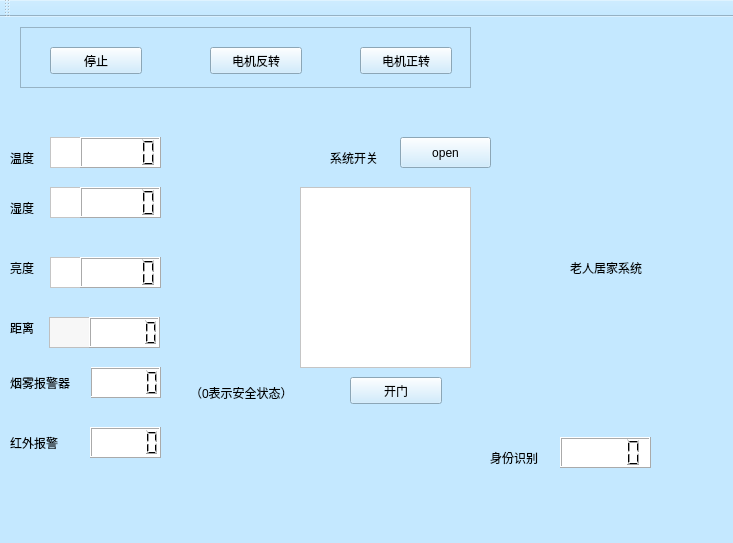
<?xml version="1.0" encoding="UTF-8"?>
<ui version="4.0">
 <class>MainWindow</class>
 <widget class="QMainWindow" name="MainWindow">
  <property name="geometry">
   <rect>
    <x>0</x>
    <y>0</y>
    <width>733</width>
    <height>543</height>
   </rect>
  </property>
  <property name="windowTitle">
   <string>MainWindow</string>
  </property>
  <property name="styleSheet">
   <string notr="true">background-color: rgb(196, 232, 255);</string>
  </property>
  <widget class="QWidget" name="centralWidget">
   <widget class="QFrame" name="frame">
    <property name="geometry">
     <rect>
      <x>20</x>
      <y>10</y>
      <width>451</width>
      <height>61</height>
     </rect>
    </property>
    <property name="frameShape">
     <enum>QFrame::StyledPanel</enum>
    </property>
    <property name="frameShadow">
     <enum>QFrame::Raised</enum>
    </property>
    <widget class="QPushButton" name="motor_for_click">
     <property name="geometry">
      <rect>
       <x>340</x>
       <y>20</y>
       <width>92</width>
       <height>27</height>
      </rect>
     </property>
     <property name="text">
      <string>电机正转</string>
     </property>
    </widget>
    <widget class="QPushButton" name="motor_back_click">
     <property name="geometry">
      <rect>
       <x>190</x>
       <y>20</y>
       <width>92</width>
       <height>27</height>
      </rect>
     </property>
     <property name="text">
      <string>电机反转</string>
     </property>
    </widget>
    <widget class="QPushButton" name="motor_stop">
     <property name="geometry">
      <rect>
       <x>30</x>
       <y>20</y>
       <width>92</width>
       <height>27</height>
      </rect>
     </property>
     <property name="text">
      <string>停止</string>
     </property>
    </widget>
   </widget>
   <widget class="QTextEdit" name="text_log">
    <property name="geometry">
     <rect>
      <x>300</x>
      <y>170</y>
      <width>171</width>
      <height>181</height>
     </rect>
    </property>
    <property name="styleSheet">
     <string notr="true">
background-color: rgb(255, 255, 255);</string>
    </property>
   </widget>
   <widget class="QFrame" name="frame_17">
    <property name="geometry">
     <rect>
      <x>50</x>
      <y>120</y>
      <width>111</width>
      <height>31</height>
     </rect>
    </property>
    <property name="styleSheet">
     <string notr="true">background-color: rgb(255, 255, 255);</string>
    </property>
    <property name="frameShape">
     <enum>QFrame::StyledPanel</enum>
    </property>
    <property name="frameShadow">
     <enum>QFrame::Raised</enum>
    </property>
    <widget class="QLCDNumber" name="lcd_temp">
     <property name="geometry">
      <rect>
       <x>30</x>
       <y>0</y>
       <width>81</width>
       <height>31</height>
      </rect>
     </property>
     <property name="styleSheet">
      <string notr="true">background-color: rgb(255, 255, 255);</string>
     </property>
    </widget>
   </widget>
   <widget class="QFrame" name="frame_18">
    <property name="geometry">
     <rect>
      <x>50</x>
      <y>170</y>
      <width>111</width>
      <height>31</height>
     </rect>
    </property>
    <property name="styleSheet">
     <string notr="true">background-color: rgb(255, 255, 255);</string>
    </property>
    <property name="frameShape">
     <enum>QFrame::StyledPanel</enum>
    </property>
    <property name="frameShadow">
     <enum>QFrame::Raised</enum>
    </property>
    <widget class="QLCDNumber" name="lcd_humi">
     <property name="geometry">
      <rect>
       <x>30</x>
       <y>0</y>
       <width>81</width>
       <height>31</height>
      </rect>
     </property>
     <property name="styleSheet">
      <string notr="true">background-color: rgb(255, 255, 255);</string>
     </property>
    </widget>
   </widget>
   <widget class="QFrame" name="frame_19">
    <property name="geometry">
     <rect>
      <x>50</x>
      <y>240</y>
      <width>111</width>
      <height>31</height>
     </rect>
    </property>
    <property name="styleSheet">
     <string notr="true">background-color: rgb(255, 255, 255);</string>
    </property>
    <property name="frameShape">
     <enum>QFrame::StyledPanel</enum>
    </property>
    <property name="frameShadow">
     <enum>QFrame::Raised</enum>
    </property>
    <widget class="QLCDNumber" name="lcd_lig">
     <property name="geometry">
      <rect>
       <x>30</x>
       <y>0</y>
       <width>81</width>
       <height>31</height>
      </rect>
     </property>
     <property name="styleSheet">
      <string notr="true">background-color: rgb(255, 255, 255);</string>
     </property>
    </widget>
   </widget>
   <widget class="QLabel" name="label_2">
    <property name="geometry">
     <rect>
      <x>10</x>
      <y>180</y>
      <width>31</width>
      <height>21</height>
     </rect>
    </property>
    <property name="text">
     <string>湿度</string>
    </property>
   </widget>
   <widget class="QLabel" name="label_3">
    <property name="geometry">
     <rect>
      <x>10</x>
      <y>240</y>
      <width>31</width>
      <height>21</height>
     </rect>
    </property>
    <property name="text">
     <string>亮度</string>
    </property>
   </widget>
   <widget class="QLabel" name="label">
    <property name="geometry">
     <rect>
      <x>10</x>
      <y>130</y>
      <width>31</width>
      <height>21</height>
     </rect>
    </property>
    <property name="text">
     <string>温度</string>
    </property>
   </widget>
   <widget class="QPushButton" name="btn_serial">
    <property name="geometry">
     <rect>
      <x>400</x>
      <y>120</y>
      <width>91</width>
      <height>31</height>
     </rect>
    </property>
    <property name="styleSheet">
     <string notr="true"/>
    </property>
    <property name="text">
     <string>open</string>
    </property>
   </widget>
   <widget class="QLabel" name="label_4">
    <property name="geometry">
     <rect>
      <x>330</x>
      <y>130</y>
      <width>61</width>
      <height>21</height>
     </rect>
    </property>
    <property name="text">
     <string>系统开关</string>
    </property>
   </widget>
   <widget class="QFrame" name="frame_2">
    <property name="geometry">
     <rect>
      <x>49</x>
      <y>300</y>
      <width>111</width>
      <height>31</height>
     </rect>
    </property>
    <property name="styleSheet">
     <string notr="true">background-color: rgb(247, 247, 247);</string>
    </property>
    <property name="frameShape">
     <enum>QFrame::StyledPanel</enum>
    </property>
    <property name="frameShadow">
     <enum>QFrame::Raised</enum>
    </property>
    <widget class="QLCDNumber" name="lcd_dis">
     <property name="geometry">
      <rect>
       <x>40</x>
       <y>0</y>
       <width>71</width>
       <height>31</height>
      </rect>
     </property>
     <property name="styleSheet">
      <string notr="true">background-color: rgb(255, 226, 107);
background-color: rgb(255, 255, 255);</string>
     </property>
    </widget>
   </widget>
   <widget class="QLabel" name="label_5">
    <property name="geometry">
     <rect>
      <x>10</x>
      <y>300</y>
      <width>31</width>
      <height>21</height>
     </rect>
    </property>
    <property name="text">
     <string>距离</string>
    </property>
   </widget>
   <widget class="QLCDNumber" name="lcd_smok">
    <property name="geometry">
     <rect>
      <x>90</x>
      <y>350</y>
      <width>71</width>
      <height>31</height>
     </rect>
    </property>
    <property name="styleSheet">
     <string notr="true">background-color: rgb(255, 255, 255);</string>
    </property>
   </widget>
   <widget class="QLabel" name="label_6">
    <property name="geometry">
     <rect>
      <x>10</x>
      <y>350</y>
      <width>81</width>
      <height>31</height>
     </rect>
    </property>
    <property name="text">
     <string>烟雾报警器</string>
    </property>
   </widget>
   <widget class="QLabel" name="label_7">
    <property name="geometry">
     <rect>
      <x>190</x>
      <y>360</y>
      <width>121</width>
      <height>31</height>
     </rect>
    </property>
    <property name="text">
     <string>（0表示安全状态）</string>
    </property>
   </widget>
   <widget class="QLCDNumber" name="ring">
    <property name="geometry">
     <rect>
      <x>90</x>
      <y>410</y>
      <width>71</width>
      <height>31</height>
     </rect>
    </property>
    <property name="styleSheet">
     <string notr="true">background-color: rgb(255, 255, 255);</string>
    </property>
   </widget>
   <widget class="QLabel" name="label_8">
    <property name="geometry">
     <rect>
      <x>10</x>
      <y>410</y>
      <width>61</width>
      <height>31</height>
     </rect>
    </property>
    <property name="text">
     <string>红外报警</string>
    </property>
   </widget>
   <widget class="QPushButton" name="pushButton">
    <property name="geometry">
     <rect>
      <x>350</x>
      <y>360</y>
      <width>92</width>
      <height>27</height>
     </rect>
    </property>
    <property name="text">
     <string>开门</string>
    </property>
   </widget>
   <widget class="QLabel" name="label_9">
    <property name="geometry">
     <rect>
      <x>490</x>
      <y>430</y>
      <width>71</width>
      <height>21</height>
     </rect>
    </property>
    <property name="text">
     <string>身份识别</string>
    </property>
   </widget>
   <widget class="QLCDNumber" name="id_judge">
    <property name="geometry">
     <rect>
      <x>560</x>
      <y>420</y>
      <width>91</width>
      <height>31</height>
     </rect>
    </property>
    <property name="styleSheet">
     <string notr="true">background-color: rgb(255, 255, 255);</string>
    </property>
   </widget>
   <widget class="QLabel" name="label_10">
    <property name="geometry">
     <rect>
      <x>570</x>
      <y>160</y>
      <width>111</width>
      <height>181</height>
     </rect>
    </property>
    <property name="text">
     <string>老人居家系统</string>
    </property>
   </widget>
  </widget>
  <widget class="QMenuBar" name="menuBar">
   <property name="geometry">
    <rect>
     <x>0</x>
     <y>0</y>
     <width>733</width>
     <height>25</height>
    </rect>
   </property>
  </widget>
  <widget class="QToolBar" name="mainToolBar">
   <attribute name="toolBarArea">
    <enum>TopToolBarArea</enum>
   </attribute>
   <attribute name="toolBarBreak">
    <bool>false</bool>
   </attribute>
  </widget>
  <widget class="QStatusBar" name="statusBar"/>
 </widget>
 <layoutdefault spacing="6" margin="11"/>
 <resources/>
 <connections/>
</ui>
